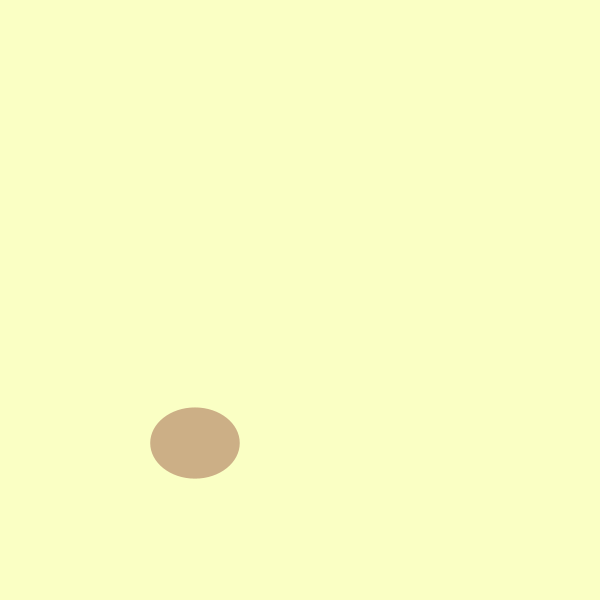
Frame 1 (no input)
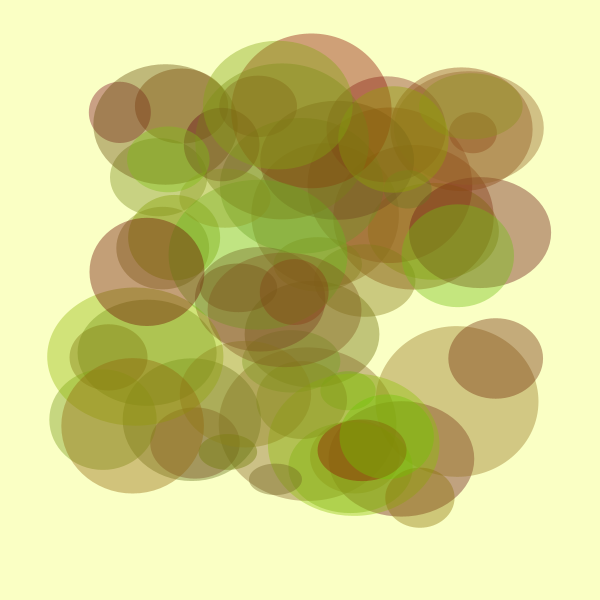
Frame 60 (the mouse pressed at the canvas centre just before this capture)
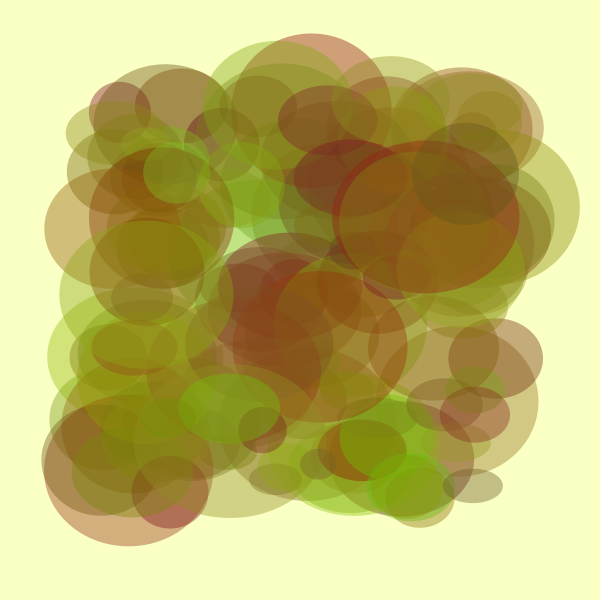
Frame 120 (the mouse held since frame 60 and released just before this capture)

The Processing sketch that drew these frames (run headless with seeded random() and noise(); from frame 60 on, the mouse is pressed at the canvas centre):

// Processing sketch: processing_7725
// ── processing_7725.pde

void setup(){ // run once
  size(600,600); 
  smooth(); 
  background(250,255,196,100);
  frameRate(15); // slow the drawing down a bit
}

void draw (){ // run repeatedly
  fill(random(100,150),random(200),random(40),100); // make the fill mostly red and green, and
  //quite translucent
  noStroke();
  float cx = 300 + random(-200,200); // cluster the action on the x axis
  float cy = 300 + random(-200,200); // cluster the action on the y axis
  float csize = random (30,160); // make the size range between 30 and 160 pixels
  ellipse (cx,cy,csize+0.5*random(80),csize); // draw ellipses at varying points and 
  // varying sizes – make them look squashed rather than stretched
}

// void mousePressed(){
//  save("spotty"+millis()+".png"); // save an image with a unique filename on mouse-click

// }
